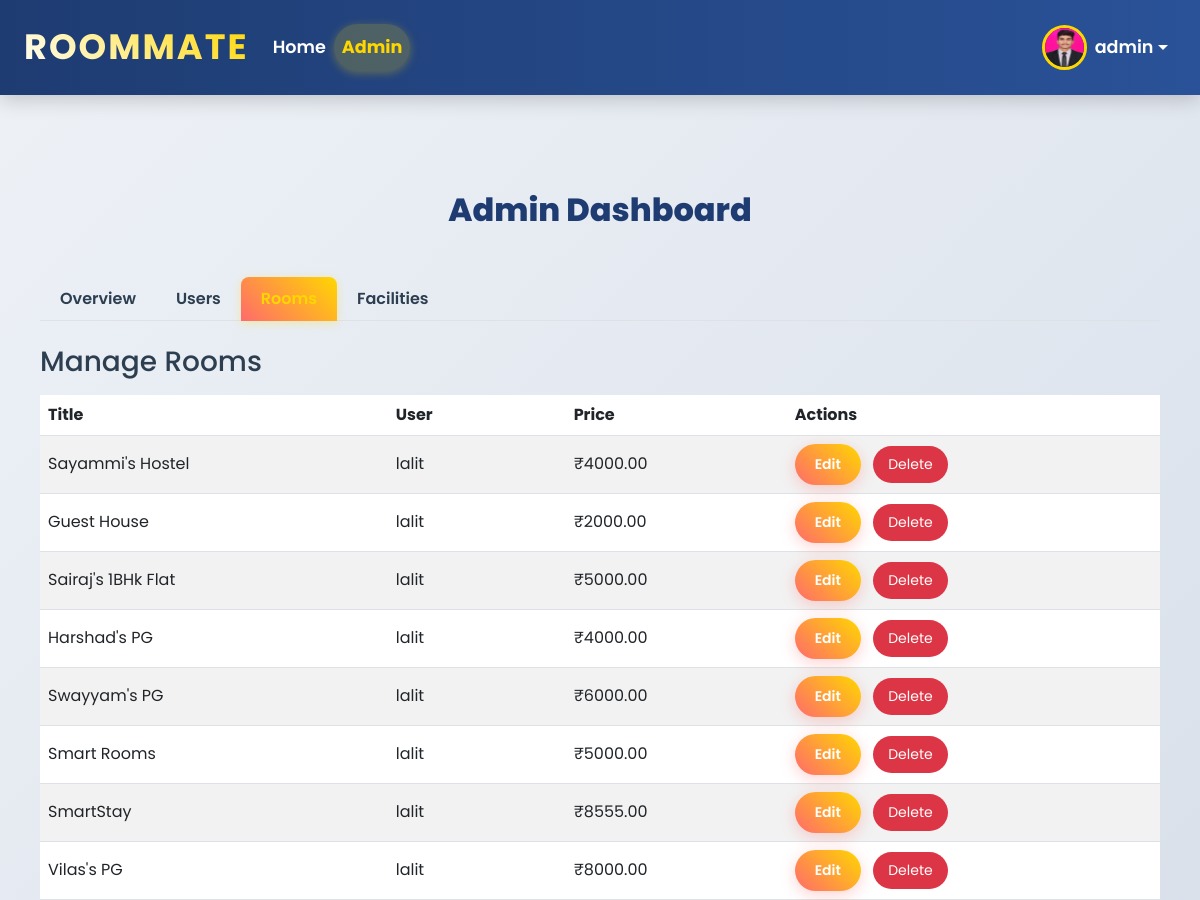
The page /admin-dashboard/?section=rooms (signed in, upper part) on the database as committed earlier.
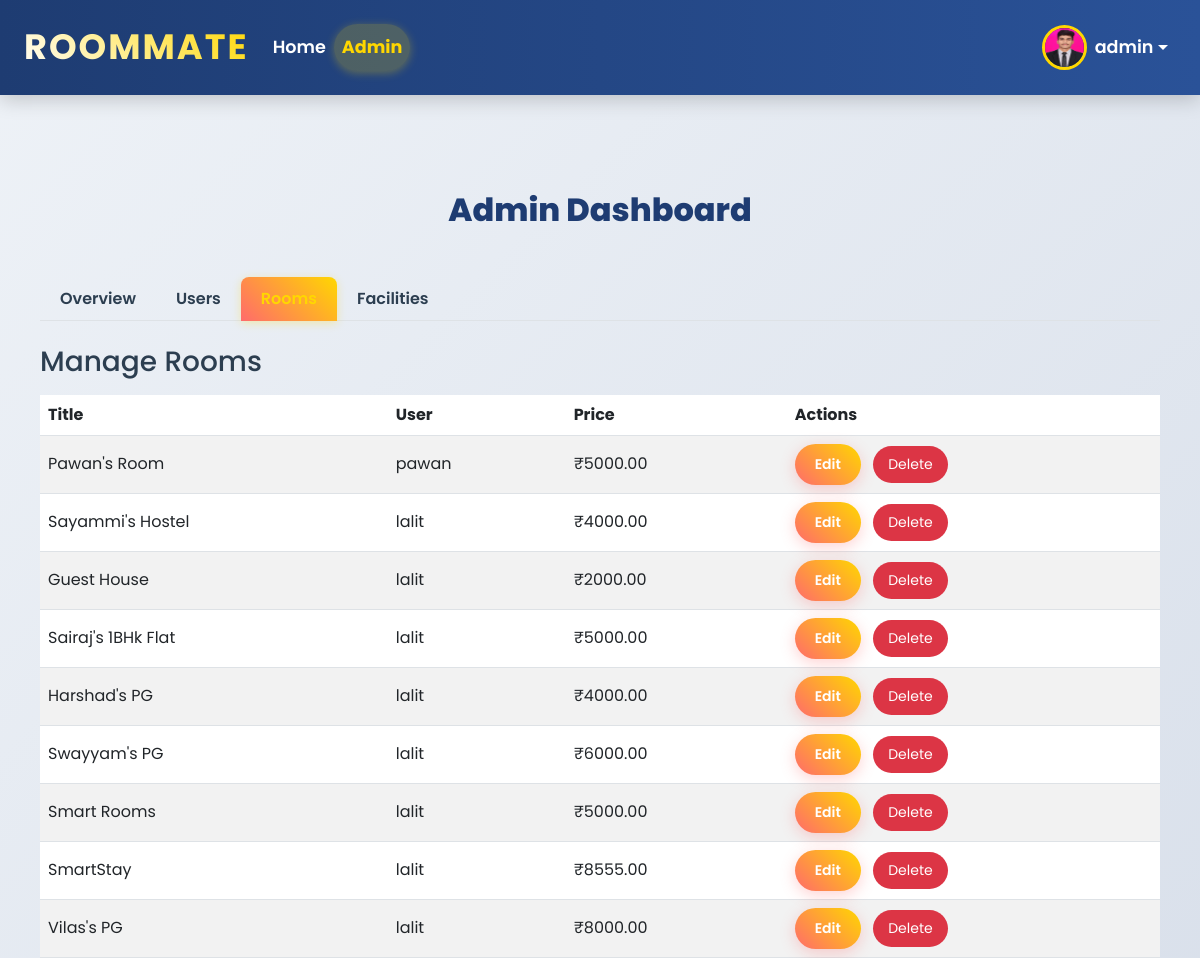
The same page on the database as committed later.
### listings/models.py (models this page shows, shortened)
class Profile(models.Model):
    ROLE_CHOICES = [
        ('room_searcher', 'Room Searcher'),
        ('room_owner', 'Room Owner'),
        ('broker', 'Broker'),
    ]
    user = models.OneToOneField(User, on_delete=models.CASCADE)
    phone = models.CharField(
        max_length=15,
        blank=True,
        null=True,
        validators=[
            RegexValidator(
                regex=r'^\+?1?\d{9,15}$',
                message="Enter a valid phone number (e.g., +911234567890).",
            )
        ],
    )
    address = models.TextField(blank=True, null=True)
    profile_picture = models.ImageField(
        upload_to='profile_pics/',
        blank=True,
        null=True,
        default='profile_pics/default_profile.jpg'
    )
    role = models.CharField(
        max_length=20,
        choices=ROLE_CHOICES,
        default='room_searcher',  # Default role
        help_text="Select your role in the RoomMate platform."
    )

class RoomListing(models.Model):
    ROOM_TYPE_CHOICES = [
        ('single_room', 'Single Room'),
        ('double_room', 'Double Room'),
        ('pg', 'PG'),
        ('hostel', 'Hostel'),
        ('guest_house', 'Guest House'),
        ('flat', 'Flat'),
    ]
    FOR_WHOM_CHOICES = [
        ('male', 'Male'),
        ('female', 'Female'),
        ('all', 'All'),
    ]
    user = models.ForeignKey(User, on_delete=models.CASCADE, related_name='room_listings')
    title = models.CharField(max_length=100)
    description = models.TextField(blank=True, null=True)
    price = models.DecimalField(max_digits=10, decimal_places=2)
    location = models.CharField(max_length=200, blank=True, null=True)  # Increased max_length
    main_image = models.ImageField(
        upload_to='room_pics/',
        blank=True,
        null=True,
        default='room_pics/default_room.jpg'  # Optional default image
    )
    available = models.BooleanField(default=True)
    created_at = models.DateTimeField(auto_now_add=True)
    updated_at = models.DateTimeField(auto_now=True)
    room_type = models.CharField(
        max_length=20,
        choices=ROOM_TYPE_CHOICES,
        blank=True,
        null=True
    )
    for_whom = models.CharField(
        max_length=20,
        choices=FOR_WHOM_CHOICES,
        blank=True,
        null=True
    )
    facilities = models.ManyToManyField(Facility, blank=True, related_name='rooms')
    latitude = models.FloatField(blank=True, null=True)
    longitude = models.FloatField(blank=True, null=True)
    contact_number = models.CharField(
        max_length=15,
        blank=True,
        null=True,
        validators=[
            RegexValidator(
                regex=r'^\+?1?\d{9,15}$',
                message="Enter a valid phone number (e.g., +911234567890).",
            )
        ],
        help_text="Enter your contact number (e.g., +911234567890) for users to reach you."
    )
    class Meta:
        ordering = ['-created_at']  # Default ordering by newest first

### listings/views.py (the view, shortened to what this page needs)
# urls.py: path('admin-dashboard/', admin_dashboard, name='admin_dashboard'),
@user_passes_test(lambda u: u.is_superuser)
def admin_dashboard(request):
    section = request.GET.get('section', 'overview')
    context = {
        'total_users': User.objects.count(),
        'total_rooms': RoomListing.objects.count(),
        'total_facilities': Facility.objects.count(),
        'recent_rooms': RoomListing.objects.order_by('-created_at')[:5],
        'users': User.objects.all(),
        'rooms': RoomListing.objects.all(),
        'facilities': Facility.objects.all(),
        'current_section': section,
        'messages': messages.get_messages(request),
    }
    return render(request, 'listings/admin_dashboard.html', context)

### listings/templates/listings/admin_dashboard.html (shortened to what this page needs)
{% extends 'listings/base.html' %}
{% block content %}
<div class="container py-5">
    <h2 class="text-center mb-5" style="font-weight: 800; color: #1e3c72; font-family: 'Poppins', sans-serif;">Admin Dashboard</h2>
    <ul class="nav nav-tabs mb-4" id="adminTabs" role="tablist">
        <li class="nav-item">
            <a class="nav-link {% if current_section == 'overview' %}active{% endif %}" href="?section=overview" role="tab">Overview</a>
        </li>
        <li class="nav-item">
            <a class="nav-link {% if current_section == 'users' %}active{% endif %}" href="?section=users" role="tab">Users</a>
        </li>
        <li class="nav-item">
            <a class="nav-link {% if current_section == 'rooms' %}active{% endif %}" href="?section=rooms" role="tab">Rooms</a>
        </li>
        <li class="nav-item">
            <a class="nav-link {% if current_section == 'facilities' %}active{% endif %}" href="?section=facilities" role="tab">Facilities</a>
        </li>
    </ul>
    <div class="tab-content">
        {% if current_section == 'rooms' %}
        <h3 class="mb-3">Manage Rooms</h3>
        <div class="table-responsive">
            <table class="table table-striped table-hover">
                <thead>
                    <tr>
                        <th>Title</th>
                        <th>User</th>
                        <th>Price</th>
                        <th>Actions</th>
                    </tr>
                </thead>
                <tbody>
                    {% for room in rooms %}
                    <tr>
                        <td>{{ room.title }}</td>
                        <td>{{ room.user.username }}</td>
                        <td>₹{{ room.price }}</td>
                        <td>
                            <a href="{% url 'edit_room' room.id %}" class="btn btn-sm btn-primary me-2">Edit</a>
                            <a href="{% url 'delete_room' room.id %}" class="btn btn-sm btn-danger">Delete</a>
                        </td>
                    </tr>
                    {% endfor %}
                </tbody>
            </table>
        </div>
        {% endif %}
    </div>
</div>
{% endblock %}

### listings/templates/listings/base.html (shortened to what this page needs)
{% load static %}
<!DOCTYPE html>
<html lang="en">
<head>
    <link href="https://cdn.jsdelivr.net/npm/bootstrap@5.3.0/dist/css/bootstrap.min.css" rel="stylesheet">
    <link rel="stylesheet" href="https://cdnjs.cloudflare.com/ajax/libs/font-awesome/6.0.0/css/all.min.css">
    <link rel="stylesheet" href="https://unpkg.com/leaflet@1.9.4/dist/leaflet.css"/>
</head>
<body>
    <nav class="navbar navbar-expand-lg navbar-light px-4">
        <a class="navbar-brand fw-bold" href="{% url 'home' %}">RoomMate</a>
        <div class="collapse navbar-collapse" id="navbarNav">
            <ul class="navbar-nav me-auto">
                <li class="nav-item">
                    <a class="nav-link {% if request.path == '/home/' %}active{% endif %}" href="{% url 'home' %}">Home</a>
                </li>
                {% if request.user.is_authenticated %}
                    {% if request.user.is_superuser %}
                        <li class="nav-item">
                            <a class="nav-link {% if request.path == '/admin-dashboard/' %}active{% endif %}" href="{% url 'admin_dashboard' %}">Admin</a>
                        </li>
                    {% endif %}
                {% else %}
                    <li class="nav-item">
                        <a class="nav-link {% if request.path == '/admin-login/' %}active{% endif %}" href="{% url 'admin_login' %}">Admin</a>
                    </li>
                {% endif %}
            </ul>
            <ul class="navbar-nav ms-auto">
                {% if request.user.is_authenticated %}
                    <li class="nav-item dropdown profile-dropdown">
                        <a class="nav-link dropdown-toggle d-flex align-items-center" href="#" id="profileDropdown" role="button" data-bs-toggle="dropdown">
                            <img src="{% if request.user.profile.profile_picture %}{{ request.user.profile.profile_picture.url }}{% else %}{% static 'listings/images/default.jpg' %}{% endif %}" alt="Profile" class="rounded-circle">
                            <span class="ms-2 text-white">{{ request.user.username }}</span>
                        </a>
                    </li>
                {% else %}
                    <li class="nav-item">
                        <a class="btn btn-primary" href="{% url 'login_register' %}">Login / Register</a>
                    </li>
                {% endif %}
            </ul>
        </div>
    </nav>
    <div class="container mt-5">
        {% block content %}{% endblock %}
    </div>
</body>
</html>

### listings/templates/listings/base.html (style rules this page uses)
body { font-family: 'Poppins', sans-serif; background: linear-gradient(135deg, #eef2f7 0%, #d1d9e6 100%); color: #2c3e50; margin: 0; min-height: 100vh; display: flex; flex-direction: column; overflow-x: hidden; }
.container { flex: 1; padding: 0 20px; max-width: 1400px; }
.navbar { background: linear-gradient(90deg, #1e3c72 0%, #2a5298 100%); box-shadow: 0 4px 20px rgba(0, 0, 0, 0.2); padding: 15px 30px; position: sticky; top: 0; z-index: 1030; transition: all 0.3s ease; }
.navbar-brand { color: #fff !important; font-weight: 800; font-size: 2.2rem; letter-spacing: 2px; text-transform: uppercase; background: linear-gradient(45deg, #fff, #ffd700); -webkit-background-clip: text; -webkit-text-fill-color: transparent; transition: transform 0.3s ease; }
.navbar-nav .nav-link { color: #fff !important; font-weight: 600; font-size: 1.1rem; padding: 10px 20px; border-radius: 30px; transition: all 0.3s ease; }
.nav-link.active { color: #ffd700 !important; font-weight: 700; background: rgba(255, 215, 0, 0.2); box-shadow: 0 2px 10px rgba(255, 215, 0, 0.3); }
.profile-dropdown img { border-radius: 50%; width: 45px; height: 45px; border: 3px solid #ffd700; transition: all 0.3s ease; }
.btn-primary { background: linear-gradient(45deg, #ff6b6b, #ffd700); border: none; font-weight: 600; padding: 12px 25px; border-radius: 30px; transition: all 0.3s ease; box-shadow: 0 4px 15px rgba(255, 107, 107, 0.3); }

### listings/templates/listings/admin_dashboard.html (style rules this page uses)
.btn-primary { background: linear-gradient(45deg, #ff6b6b, #ffd700); border: none; border-radius: 25px; padding: 10px 20px; font-weight: 600; transition: all 0.3s ease; }
.btn-danger { background: #dc3545; border: none; border-radius: 20px; padding: 8px 15px; }
.nav-tabs .nav-link { color: #2c3e50; font-weight: 600; border: none; padding: 10px 20px; }
.nav-tabs .nav-link.active { background: linear-gradient(45deg, #ff6b6b, #ffd700); color: #fff; border-radius: 8px 8px 0 0; }
.table th, .table td { vertical-align: middle; }

Rows that differ between the two databases and show on the page:
added RoomListing: title "Pawan's Room", user.username "pawan", price "5000.00"
